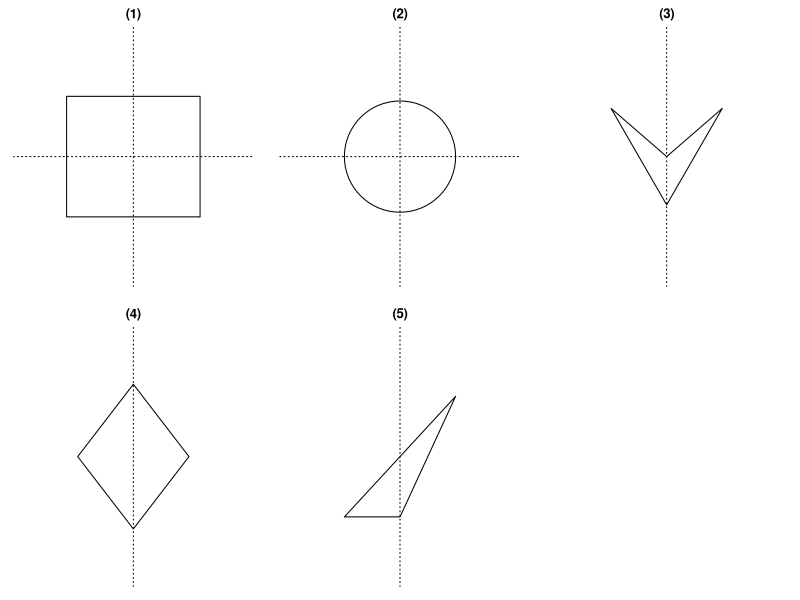

Generate this figure with R: (Note: this script raises an error after producing the figure.)
setwd("C:/Users/18904/Github/junior-mathematics/codes")
plot1=function(){
  par(mfrow=c(2,3),mar=c(1,1,2,1))
  plot(0,type="n",xlim=c(0,4),ylim=c(0,4),axes=FALSE,main="(1)")
  rect(0.8,1,3.2,3,lty=1); abline(v=2,lty=3); abline(h=2,lty=3)
  plot(0,type="n",xlim=c(0,4),ylim=c(0,4),axes=FALSE,main="(2)")
  symbols(2,2,circles=1,add=TRUE,inches=FALSE,lty=1); abline(v=2,lty=3); abline(h=2,lty=3)
  plot(0,type="n",xlim=c(0,4),ylim=c(0,4),axes=FALSE,main="(3)")
  polygon(c(1,2,3,2),c(2.8,2,2.8,1.2),lty=1); abline(v=2,lty=3)
  plot(0,type="n",xlim=c(0,4),ylim=c(0,4),axes=FALSE,main="(4)")
  polygon(c(2,3,2,1),c(3.2,2,0.8,2),lty=1); abline(v=2,lty=3)
  plot(0,type="n",xlim=c(0,4),ylim=c(0,4),axes=FALSE,main="(5)")
  polygon(c(1,3,2),c(1,3,1),lty=1); abline(v=2,lty=3)
}
plot2=function(){
  par(mfrow=c(2,2),mar=c(1,1,2,1))
  plot(0,type="n",xlim=c(0,4),ylim=c(0,4),axes=FALSE,main="(1)")
  polygon(c(0.5,3.5,0.5),c(1,1,3),lty=1)
  plot(0,type="n",xlim=c(0,4),ylim=c(0,4),axes=FALSE,main="(2)")
  polygon(c(0.5,3.5,3.5),c(1,3,1),lty=1)
  plot(0,type="n",xlim=c(0,4),ylim=c(0,4),axes=FALSE,main="(3)")
  polygon(c(0.5,2.5,0.5),c(1,1,3),lty=1)
  plot(0,type="n",xlim=c(0,4),ylim=c(0,4),axes=FALSE,main="(4)")
  polygon(c(1,3,2),c(3,3,1),lty=1)
}
plot3=function(){
  plot(0,type="n",xlim=c(0,4),ylim=c(0,4),axes=FALSE)
  polygon(c(2,3.6,2,0.4),c(3.4,2,0.6,2),lty=1)
  segments(2,0.6,2,3.4,lty=1); segments(0.4,2,3.6,2,lty=1)
  text(1.2,2.7,labels="1"); text(2.8,2.7,labels="2"); text(2.8,1.3,labels="3")
}
plot4=function(){
  par(mfrow=c(2,3),mar=c(1,1,2,1))
  plot(0,type="n",xlim=c(0,4),ylim=c(0,4),axes=FALSE,main="(1)")
  polygon(c(1,3,2),c(1,3.2,1),lty=1)
  plot(0,type="n",xlim=c(0,4),ylim=c(0,4),axes=FALSE,main="(2)")
  polygon(c(1,1,3),c(1,3,1),lty=1)
  plot(0,type="n",xlim=c(0,4),ylim=c(0,4),axes=FALSE,main="(3)")
  polygon(c(1,1.6,2.4,3),c(1,2,2,1),lty=1)
  plot(0,type="n",xlim=c(0,4),ylim=c(0,4),axes=FALSE,main="(4)")
  rect(1,1.4,3,2.6,lty=1)
  plot(0,type="n",xlim=c(0,4),ylim=c(0,4),axes=FALSE,main="(5)")
  polygon(c(1.6,2.4,2.4,3,3,2.4,2.4,1.6,1.6,1,1,1.6),c(1,1,1.6,1.6,2.4,2.4,3,3,2.4,2.4,1.6,1.6),lty=1)
  plot(0,type="n",xlim=c(0,4),ylim=c(0,4),axes=FALSE,main="(6)")
  polygon(c(1,1.7,2.8,3.4,2.8,1.7),c(1,3,3,1,1,1),lty=1)
}
runner=function(name,w,h,pf){
  cairo_pdf(paste0("../figures/",name,".pdf"),width=w,height=h,family="sans"); pf(); dev.off()
  svglite::svglite(paste0("../figures/",name,".svg"),width=w,height=h); pf(); dev.off()
}
runner("week72-1",12,8,plot1)
runner("week72-2",8,8,plot2)
runner("week72-3",4,4,plot3)
runner("week72-4",12,8,plot4)
